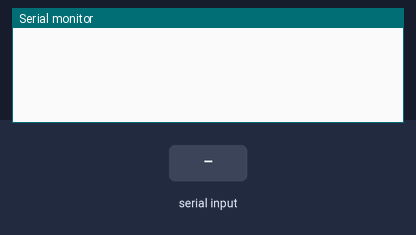
A sketch run on a simulated Arduino Uno, built with avr-gcc and run on an emulated ATmega328P. Shown: the last lines printed to the serial monitor. The test bench sets the inputs (shaded band).

Above: at 1.2 s.
1.3 s: "+" received over Serial
At 2.9 s:
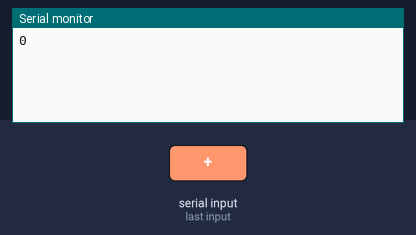
3.8 s: "*" received over Serial
At 5.0 s:
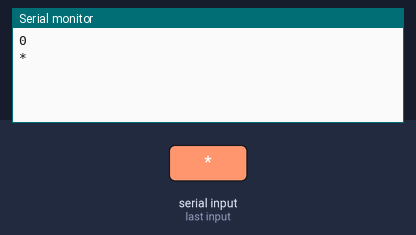
5.3 s: "-" received over Serial
At 7.2 s:
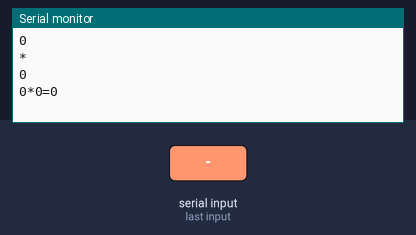
7.8 s: "90/45\n" received over Serial
At 8.6 s:
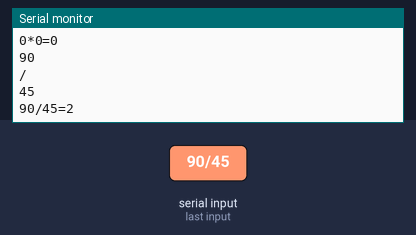
9.3 s: "30/150\n" received over Serial
At 10.8 s:
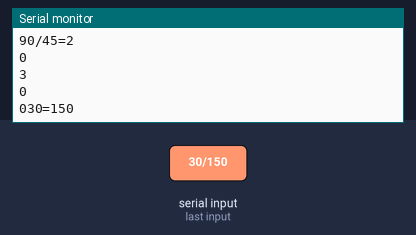
Timing chart, 0 to 11.8 s (numbered marks = the images above; inputs shaded):
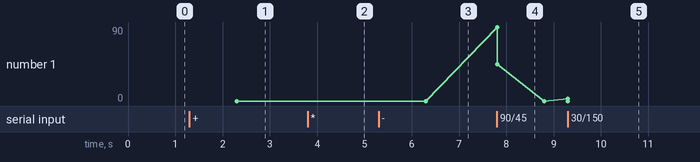

Measured:
- after the input at 1.3 s, the serial monitor: prints a new line after 1.0 s (image 1)
- after the input at 3.8 s, the serial monitor: prints a new line at once (image 2)
- after the input at 5.3 s, the serial monitor: prints a new line after 1.0 s (image 3)
- after the input at 7.8 s, the serial monitor: prints a new line at once (image 4)
- after the input at 9.3 s, the serial monitor: prints a new line at once (image 5)

The sketch:

2.Ardu_calcul.ino
```cpp
// Serial.read 계산기 예제
int count = 0;
int number1 = 0; // 전역변수(Global variable)
char oper;
int number2 = 0;

void setup() {
  // put your setup code here, to run once:
  Serial.begin(9600);
}

void loop() {
  // put your main code here, to run repeatedly:
  // PC -> Arduino
  if(Serial.available() > 0)
  {
    //int number1 = Serial.read(); // 시리얼 모니터의 메시지를 읽는다. 반환형(리턴형)이 정수인 함수
    //Serial.println(number1); // ASCII 코드의 10진수로 반환
    if(count == 0){
      number1 = Serial.parseInt();
      Serial.println(number1);
      count++;
    }
    else if(count == 1){
      oper = Serial.read();
      Serial.println(oper);
      count++;
    }
    else{
      number2 = Serial.parseInt();
      Serial.println(number2);
      count = 0;

      Serial.print(number1);
      Serial.print(oper);
      Serial.print(number2);
      Serial.print('=');

      if(oper == '+'){
        Serial.println(number1 + number2);
      }
      else if(oper == '-'){
        Serial.println(number1 - number2);
      }
      else if(oper == '*'){
        Serial.println(number1 * number2);
      }
      else if(oper == '/'){
        Serial.println(number1 / number2);
      }
    }


    // 간단한 사칙연산 계산기 (3 + 2 = 5)
  }
}
```
